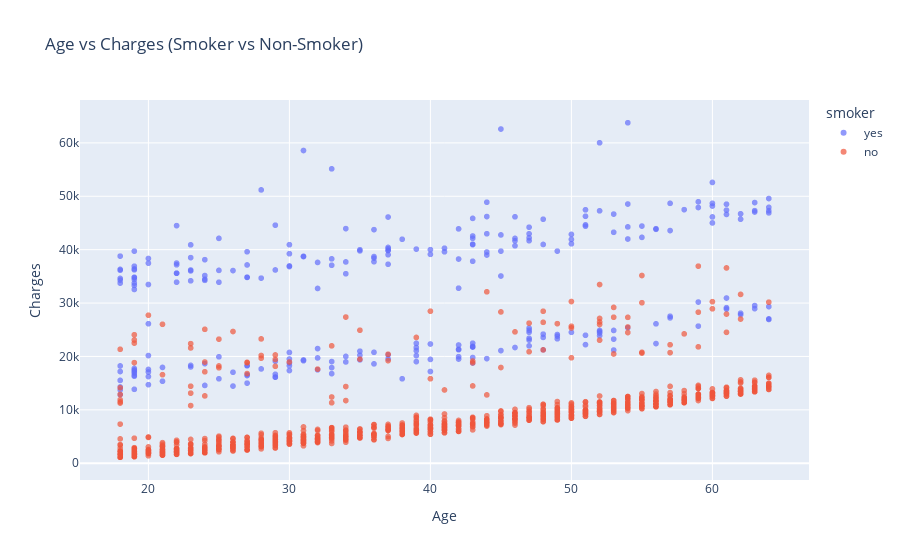

Notebook cell for this chart:
### Code cell
fig = px.scatter(
    df,
    x='age',
    y='charges',
    color='smoker',
    title='Age vs Charges (Smoker vs Non-Smoker)',
    opacity=0.7
)

fig.update_layout(
    xaxis_title='Age',
    yaxis_title='Charges'
)

fig.show()

### Figure 1 — Plotly figure (JSON) as saved in the notebook; plotly's stock layout.template omitted (floating-point values rounded to 4 significant figures; data arrays with more than 128 entries replaced by an {"elided": "..."} marker saying what was removed)
{"data": [{"hovertemplate": "smoker=yes<br>age=%{x}<br>charges=%{y}<extra></extra>", "legendgroup": "yes", "marker": {"color": "#636efa", "opacity": 0.7, "symbol": "circle"}, "mode": "markers", "name": "yes", "showlegend": true, "type": "scattergl", "x": {"elided": "274 int values"}, "xaxis": "x", "y": {"elided": "274 float values"}, "yaxis": "y"}, {"hovertemplate": "smoker=no<br>age=%{x}<br>charges=%{y}<extra></extra>", "legendgroup": "no", "marker": {"color": "#EF553B", "opacity": 0.7, "symbol": "circle"}, "mode": "markers", "name": "no", "showlegend": true, "type": "scattergl", "x": {"elided": "1064 int values"}, "xaxis": "x", "y": {"elided": "1064 float values"}, "yaxis": "y"}], "layout": {"legend": {"title": {"text": "smoker"}, "tracegroupgap": 0}, "title": {"text": "Age vs Charges (Smoker vs Non-Smoker)"}, "xaxis": {"anchor": "y", "domain": [0, 1], "title": {"text": "Age"}}, "yaxis": {"anchor": "x", "domain": [0, 1], "title": {"text": "Charges"}}}}
